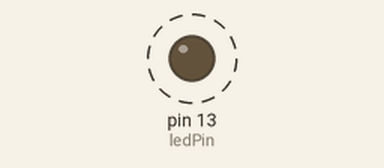
Recording of a sketch running on a simulated Arduino Uno, built with avr-gcc and run on an emulated ATmega328P. On the bench: output pins drawn as LEDs (lit = HIGH). Dashed ring = blinking. What the sketch prints to the serial monitor is not drawn.

Above: at 0.2 s.
Timing chart, 0 to 3.0 s (numbered marks = the images above):
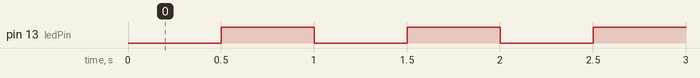

The sketch:

blink_without_delay.ino
```cpp
// (licence header left out)
/**
 * This program blinks an LED with checking time rather than using delay().
 */
const boolean debug = true;  // Flag controlling printing out debug information to serial console.
const int ledPin = 13;


int ledState = LOW;  // Keep the led state in a variable.
long previousMilliseconds = 0;  // Store the last time the milliseconds were updated.
long interval = 500;  // The time to wait between changing states.

/**
 * This function is called when the sketch starts.
 */
void setup() {
  pinMode(ledPin, OUTPUT);
  if (debug) {
    // open the serial port at 9600 bps:
    Serial.begin(9600);
  }
}

/**
 * This function is called repeatedly after the setup() method is called.
 */
void loop() {
  // Get the number of milliseconds since the Arduino began running.
  unsigned long currentMilliseconds = millis();
  // Compute the elapsed milliseconds since the previous reading.
  long elapsedMilliseconds = currentMilliseconds - previousMilliseconds;
  // Is the elapsed milliseconds equal or more than the interval?
  if ( elapsedMilliseconds >= interval ) {
    previousMilliseconds = currentMilliseconds;
    if (debug) {
      Serial.println((elapsedMilliseconds - interval));
    }
    // Swap the ledState.
    if ( ledState == LOW ) {
      ledState = HIGH;
    } else {
      ledState = LOW;
    }
    // Write the new state to the ledpin.
    digitalWrite(ledPin, ledState);
  }
}
```

Measured:
- by itself, pin 13 (ledPin): alternates HIGH for 0.50 s and LOW for 0.50 s
